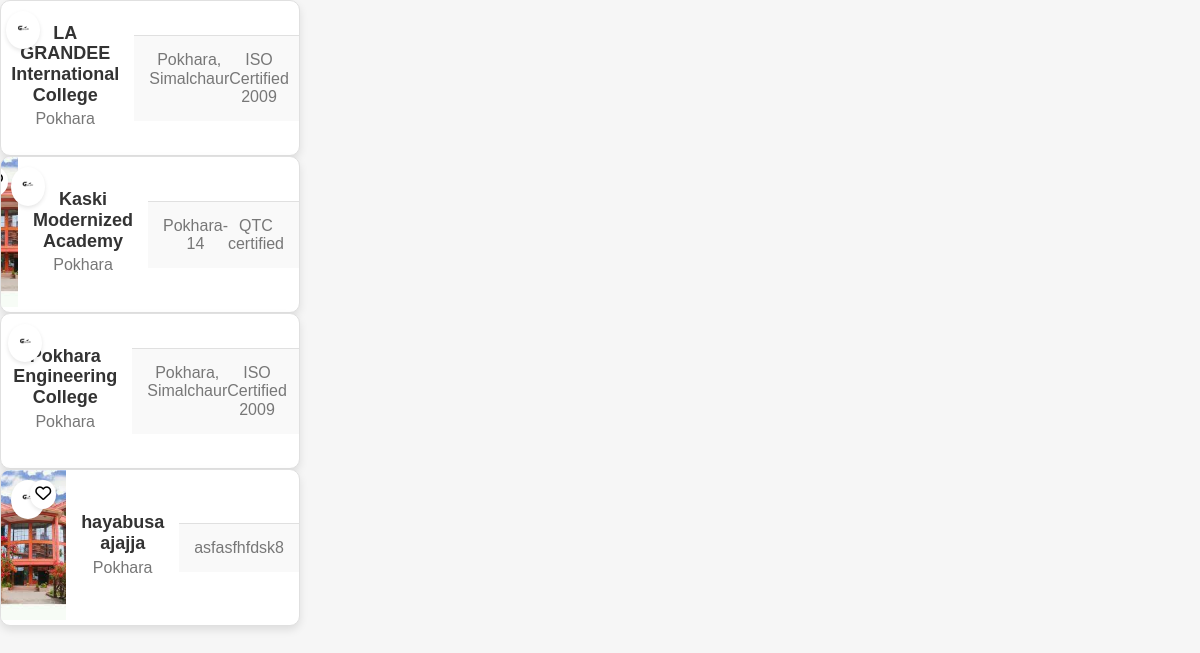
The app's page /cardcollege/index.php with its own data.
### tables this page shows
CREATE TABLE `college_info` (
  `clz_id` int(11) NOT NULL,
  `status` tinyint(1) NOT NULL DEFAULT 0,
  `name` varchar(100) NOT NULL,
  `address` varchar(100) NOT NULL,
  `estd` varchar(20) NOT NULL,
  `college_type` varchar(100) NOT NULL,
  `website` varchar(100) NOT NULL,
  `phone` varchar(20) NOT NULL,
  `email` varchar(100) NOT NULL,
  `facebook` varchar(500) NOT NULL,
  `instagram` varchar(500) NOT NULL,
  `certification` varchar(300) NOT NULL,
  `level` varchar(100) NOT NULL,
  `faculties` varchar(2000) NOT NULL,
  `facilities` varchar(2000) NOT NULL,
  `description` varchar(1000) NOT NULL,
  `liked_by` varchar(1000) NOT NULL
);

### cardcollege/index.php (the view, shortened to what this page needs)
<?php
require '../connectionSetup.php';
$sql = "SELECT * FROM college_info";
$result = $conn->query($sql);
?>
<!DOCTYPE html>
<html lang="en">
<head>
    <link rel="stylesheet" href="style.css">
    <link rel="stylesheet" href="../dashboard_student/css/index.css">
    <link rel="stylesheet" href="../dashboard_student/css/framework.css">
    <link rel="stylesheet" href="../dashboard_student/css/normalize.css">
    <link rel="stylesheet" href="https://cdnjs.cloudflare.com/ajax/libs/font-awesome/6.5.2/css/all.min.css" />
</head>
<body>
<?php
while ($colleges_row = mysqli_fetch_assoc($result)) {
?>
    <div class="card">
        <div class="card-header">
            <img src="kma.jpeg" alt="University Image">
            <div class="icon">
                <img src="logo.png" alt="Icon">
            </div>
            <button class="heart" onclick="toggleHeart(this)">
                <i class="fa-regular fa-heart"></i>
            </button>
        </div>
        <div class="card-body">
            <h3><?php echo $colleges_row['name'];?></h3>
            <p>Pokhara</p>
        </div>
        <div class="card-footer">
            <div class="card-footer-item">
                <p><?php echo $colleges_row['address'];?></p>
            </div>
            <div class="card-footer-item">
                <p><?php echo $colleges_row['certification'];?></p>
            </div>
        </div>
    </div>
    <?php
 }
    ?>
</body>
</html>

### cardcollege/style.css (style rules this page uses)
.card { display: flex; justify-content: center; align-items: center; width: 300px; border: 1px solid #e0e0e0; border-radius: 10px; overflow: hidden; box-shadow: 0 4px 8px rgba(0, 0, 0, 0.1); background-color: #fff; }
.card-header { position: relative; }
.card-header img { width: 100%; height: 150px; object-fit: cover; }
.card-header .icon { position: absolute; top: 10px; left: 10px; background-color: #fff; border-radius: 50%; padding: 5px; box-shadow: 0 2px 4px rgba(0, 0, 0, 0.1); }
.card-header .icon img { width: 24px; height: 24px; }
.card-header .heart { position: absolute; top: 10px; right: 10px; background-color: #fff; border-radius: 50%; padding: 5px; box-shadow: 0 2px 4px rgba(0, 0, 0, 0.1); border: none; cursor: pointer; }
.card-body { padding: 15px; text-align: center; }
.card-body h3 { margin: 0; font-size: 18px; color: #333; }
.card-body p { margin: 5px 0; color: #777; }
.card-footer { display: flex; justify-content: space-between; padding: 10px 15px; border-top: 1px solid #e0e0e0; background-color: #f9f9f9; }
.card-footer-item { text-align: center; flex: 1; }
.card-footer-item p { margin: 5px 0; color: #777; }

### dashboard_student/css/index.css (style rules this page uses)
* { box-sizing: border-box; -webkit-box-sizing: border-box; -moz-box-sizing: border-box; padding: 0px; margin: 0px; }
:root { --blue-color: #0075ff; --blue-alt-color: #0d69d5; --orange-color: #f59e0b; --green-color: #22c55e; --red-color: #f44336; --gray-color: #888; }
html { scroll-behavior: smooth; }
body { background-color: #F6F6F6; font-family: 'Open Sans', sans-serif; font-family: 'Rubik', sans-serif; font-family: 'Work Sans', sans-serif; }

### records on screen
college_info: name "LA GRANDEE International College", address "Pokhara, Simalchaur", certification "ISO Certified 2009"
college_info: name "Kaski Modernized Academy", address "Pokhara-14", certification "QTC certified"
college_info: name "Pokhara Engineering College", address "Pokhara, Simalchaur", certification "ISO Certified 2009"
college_info: name "hayabusa ajajja", address "asfasf", certification "hfdsk8"
